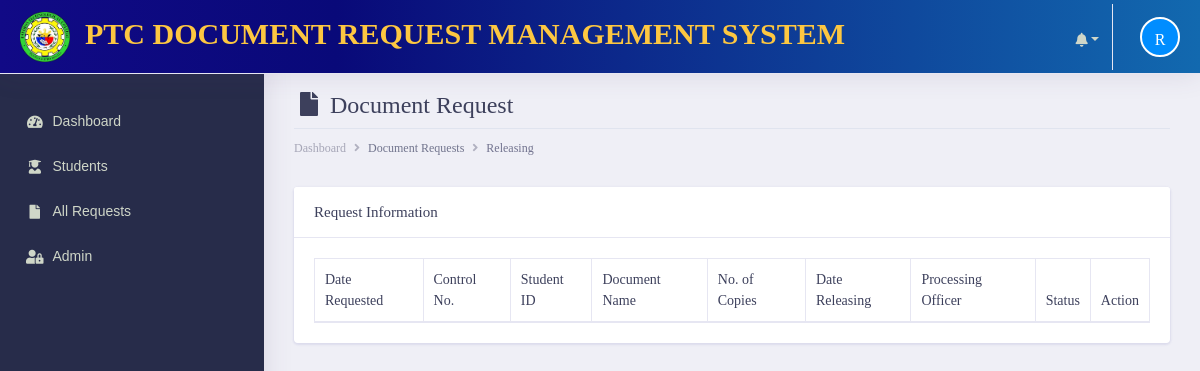
The app's page /admin/documents/releasing.php (signed in), older data.
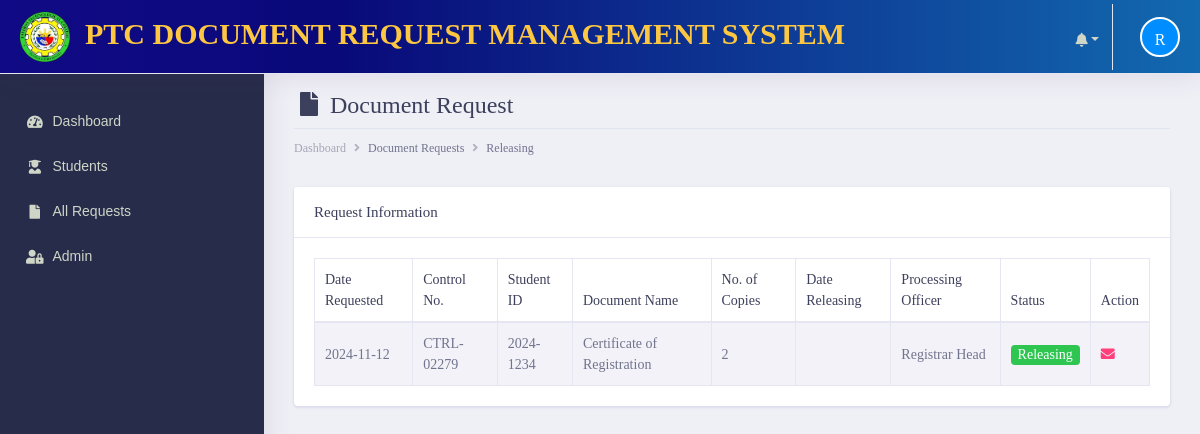
The same page, newer data.
### tables this page shows
CREATE TABLE `tbl_documentrequest` (
  `request_id` int(11) NOT NULL,
  `control_no` varchar(255) NOT NULL,
  `studentID_no` varchar(255) NOT NULL,
  `document_name` varchar(255) NOT NULL,
  `no_ofcopies` varchar(255) NOT NULL,
  `date_request` varchar(255) NOT NULL,
  `date_releasing` varchar(255) NOT NULL,
  `processing_officer` varchar(255) NOT NULL,
  `status` varchar(255) NOT NULL,
  `remarks` varchar(255) NOT NULL,
  `student_id` int(11) NOT NULL,
  `notif` int(11) NOT NULL
);

### admin/init/model/class_model.php (called while the page is built, shortened)
<?php
	class class_model{
		public $host = db_host;
		public $user = db_user;
		public $pass = db_pass;
		public $dbname = db_name;
		public $conn;
		private function connect(){
			$this->conn = new mysqli($this->host, $this->user, $this->pass, $this->dbname);
		}
		  public function fetchAll_releasing(){
            $sql = "SELECT * FROM  tbl_documentrequest WHERE status = 'Releasing' ORDER BY date_request DESC";
				$stmt = $this->conn->prepare($sql);
				$stmt->execute();
				$result = $stmt->get_result();
		        $data = array();
		         while ($row = $result->fetch_assoc()) {
		                   $data[] = $row;
		            }
		         return $data;
		  }
	}
?>

### admin/documents/releasing.php (the view, shortened to what the changed rows need)
       <?php include('main_header/header.php');?>
        <div class="dashboard-wrapper">
            <div class="container-fluid  dashboard-content">
                <div class="row">
                    <div class="col-xl-12 col-lg-12 col-md-12 col-sm-12 col-12">
                        <div class="page-header">
                             <h2 class="pageheader-title"><i class="fa fa-fw fa-file"></i> Document Request </h2>
                        </div>
                    </div>
                </div>
                    <div class="row">
                        <div class="col-xl-12 col-lg-12 col-md-12 col-sm-12 col-12">
                            <div class="card">
                                <div class="card-body">
                                    <div class="table-responsive">
                                        <table class="table table-striped table-bordered first">
                                            <thead>
                                                <tr>
                                                    <th scope="col">Date Requested</th>
                                                    <th scope="col">Control No.</th>
                                                    <th scope="col">Student ID</th>
                                                    <th scope="col">Document Name</th>
                                                    <th scope="col">No. of Copies</th>
                                                    <th scope="col">Date Releasing</th>
                                                    <th scope="col">Processing Officer</th>
                                                    <th scope="col">Status</th>
                                                    <th scope="col">Action</th>
                                                </tr>
                                            </thead>
                                            <tbody>
                                             <?php
                                                $conn = new class_model();
                                                $docrequest = $conn->fetchAll_releasing();
                                               ?>
                                               <?php foreach ($docrequest as $row) {
                                                ?>
                                                <tr>
                                                    <td><?= date($row['date_request']); ?></td>
                                                    <td><?= $row['control_no']; ?></td>
                                                    <td><?= $row['studentID_no']; ?></td>
                                                    <td><?= $row['document_name']; ?></td>
                                                    <td><?= $row['no_ofcopies']; ?></td>
                                                     <td>
                                                    </td>
                                                    <td><?= $row['processing_officer']; ?></td>
                                                    <td>
                                                     <?php
                                                       if($row['status'] ==="Processing"){
                                                           echo '<span class="badge bg-info text-white">Processing</span>';
                                                         } else if($row['status'] ==="Received"){
                                                           echo '<span class="badge bg-warning text-white">Received</span>';
                                                         }else if($row['status'] ==="Waiting for Payment"){
                                                           echo '<span class="badge bg-danger text-white">Waiting for Payment</span>';
                                                        }else if($row['status'] ==="Releasing"){
                                                            echo '<span class="badge bg-success text-white">Releasing</span>';
                                                        }
                                                     ?>
                                                    </td>
                                                    <td class="align-right">
                                                        <a href="email-form.php?request=<?= $row['request_id']; ?>&student-number=<?php echo $row['studentID_no']; ?>" class="text-secondary font-weight-bold text-xs" data-toggle="tooltip" data-original-title="Edit user">
                                                          <i class="fa fa-envelope"></i>
                                                        </a>
                                                      </td>
                                                </tr>
                                             <?php } ?>
                                            </tbody>
                                        </table>
                                    </div>
                                </div>
                            </div>
                        </div>
                    </div>
            </div>
        </div>
    </div>
</body>
</html>

Row changes from the older to the newer data that the page shows:
added tbl_documentrequest: date_request "2024-11-12", control_no "CTRL-02279", studentID_no "2024-1234", document_name "Certificate of Registration", no_ofcopies "2", processing_officer "Registrar Head", status "Releasing"
